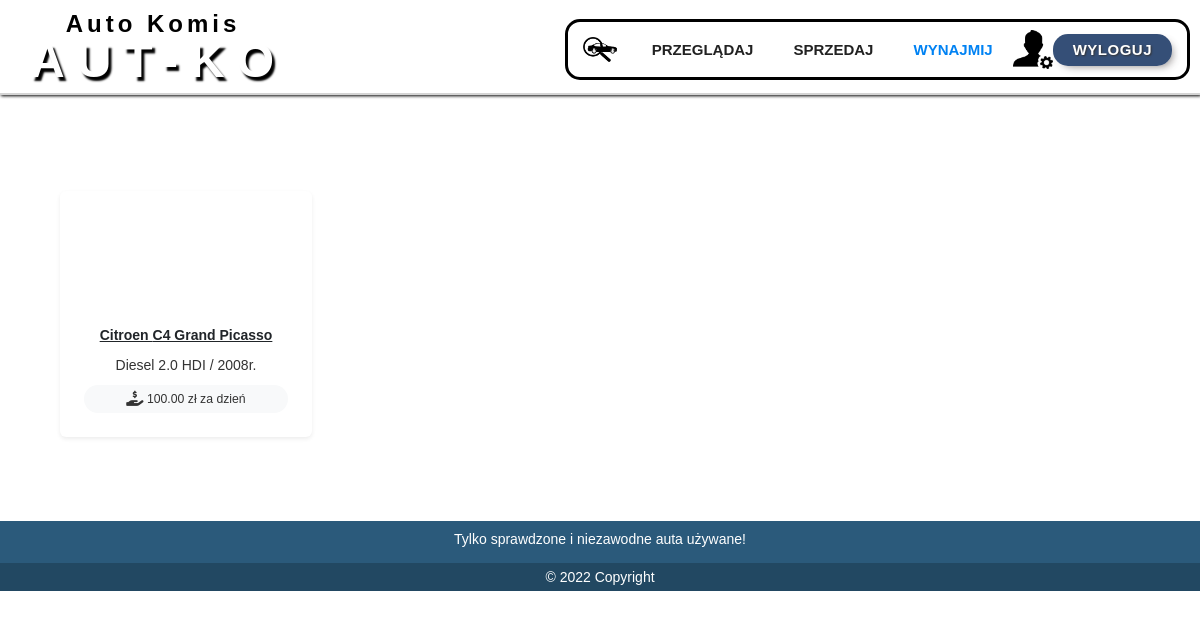
The page /wynajem (signed in) on the database its author committed.
### Komis/models.py (models this page shows, shortened)
class Samochod(models.Model):
    def get_year(self):
        return self.data_produkcji.year
    model = models.CharField(max_length=20)
    marka = models.ForeignKey(Marka, max_length=20, on_delete=models.CASCADE, null=True, blank=True, related_name="model")
    typ = models.CharField(choices=TYP, max_length=50)
    silnik = models.DecimalField(max_digits=3, decimal_places=1)
    kod_silnika = models.CharField(max_length=10, null=True, blank=True)
    foto = models.ImageField(null=True)
    opony = models.CharField(max_length=20)
    skrzynia_biegow = models.CharField(max_length=20, choices=SKRZYNIABIEGOW, default='manualna')
    moc = models.IntegerField()
    numer_rejestracyjny = models.CharField(max_length=20)
    numer_seryjny = models.CharField(max_length=20)
    kolor = models.ForeignKey(Kolor, on_delete=models.CASCADE)
    liczba_drzwi = models.CharField(max_length=3, choices=LICZBADRZWI, default=5)
    cena = models.DecimalField(max_digits=20, decimal_places=2)
    data_produkcji = models.DateField(max_length=100)
    rodzaj = models.CharField(choices=RODZAJ, max_length=50, default='osobowy')
    opis = models.CharField(null=True, max_length=255)
    paliwo = models.CharField(max_length=50, choices=PALIWO, default='benzyna')
    naped = models.CharField(choices=NAPED, null=True, max_length=255, default='przód')
    rezerwacja = models.BooleanField(default=False)
    data_rezerwacji = models.DateTimeField(blank=True, null=True)
    ilosc_dni_rezerwacji = models.PositiveSmallIntegerField(default=7, blank=True, null=True)
    autor = models.ForeignKey(User, default=User, on_delete=models.CASCADE, null=True)
    data_dodania = models.DateTimeField(default=now, blank=True, editable=False)
    czyDoWynajecia = models.BooleanField(default=False)
    czyWynajety = models.BooleanField(default=False)
    data_wynajecia = models.DateTimeField(blank=True, null=True)
    okresWynajecia = models.IntegerField(null=True, blank=True, default=0)
    data_konca_wynajecia = models.DateTimeField(blank=True, null=True)
    kosztWynajmuZaDzien = models.DecimalField(max_digits=20, decimal_places=2, null=True, blank=True, default=0)
    czyWidoczny = models.BooleanField(default=False)
    class Meta:
        verbose_name = "Auto"
        verbose_name_plural = "Auta"

class Marka(models.Model):
    def __str__(self):
        return self.nazwa
    nazwa = models.CharField(max_length=255)
    class Meta:
        verbose_name = "Marka"
        verbose_name_plural = "Marki"

### Komis/views.py (the view)
# urls.py: path('wynajem', carsForRent, name='wynajem'),
@login_required
def carsForRent(request):
    carsVisible = Samochod.objects.all().filter(czyWidoczny=True)
    cars = carsVisible.filter(czyDoWynajecia=True)
    image = Zdjecie.objects.all()
    return render(request, 'carsForRent.html', {
        'cars': cars,
        'image': image,
    })

### Komis/Templates/carsForRent.html (shortened to what this page needs)
{% extends 'base.html' %}
{% load humanize %}
 {% load static %}
{% block css %}
    <link rel="stylesheet" href="{% static 'css/cars.css' %}">
{% endblock %}
{% block content %}
<div class="container-fluid px-lg-5 mt-5 ">
    <div class="row">
            {% for car in cars %}
            {% include "car_gallery.html" %}
            {% endfor %}
    </div>
</div>
{% endblock %}

### Komis/Templates/car_gallery.html (shortened to what this page needs)
{% load humanize %}
      <div class="col-xl-3 col-lg-4 col-md-6 mb-4 mt-5">
        <div class="bg-white rounded shadow-sm text-center">
          <div class="p-4">
            <h5> <a href="/samochod/{{car.id}}/" class="text-dark">{{car.marka}} {{car.model}} </a></h5>
              <p>{{car.paliwo}} {{car.silnik}} {{car.kod_silnika|default_if_none:" "|upper}} / {{car.get_year}}r.</p>
              {% if car.czyDoWynajecia == True %}
                    {% if car.czyWynajety == True %}
                        <tr>
                            <div class=" d-flex align-items-center justify-content-center rounded-pill bg-light px-1 py-1 mt-1">
                            <p class="small mb-0 red"><i class="fa-sharp fa-solid fa-circle-xmark fa-lg"></i><span class="font-weight-bold"> Aktualnie wynajęty.</span></p>
                            </div>
                        </tr>
                    {% else %}
                        <tr>
                            <div class=" d-flex align-items-center justify-content-center rounded-pill bg-light px-1 py-1 mt-1">
                            <p class="small mb-0"><span class="font-weight-bold"> {{ car.kosztWynajmuZaDzien|intcomma }} zł za dzień</span></p>
                            </div>
                        </tr>
                    {% endif %}
                {% else %}
                    <p class="red">{{ car.cena|intcomma }} zł</p>
                        <div class=" d-flex align-items-center justify-content-center rounded-pill bg-light px-1 py-1 mt-1">
                        <p class="small mb-0"><i class="fa fa-light fa-pen fa-lg"></i><span class="font-weight-bold"> {{ car.opis|truncatewords:6 }}</span></p>
                        </div>
                {% endif %}
          </div>
        </div>
      </div>

### Komis/static/css/base.css (style rules this page uses)
* { -webkit-box-sizing:border-box;-moz-box-sizing:border-box;box-sizing:border-box }
html { height:100% }
body { margin:0;min-height:100%;background-color:#fff;font-family:Arial,sans-serif;font-size:14px;line-height:20px;color:#333 }
h1,h2,h3,h4,h5,h6 { font-weight:bold;margin-bottom:10px }
h5 { font-size:14px;line-height:20px;margin-top:10px }
p { margin-top:0;margin-bottom:10px }
.body-3 { height: 100vh; margin-top: 0px; margin-right: 0px; margin-left: 0px; border-radius: 0px; }

### rows shown on the page
Samochod: marka "Citroen", model "C4 Grand Picasso", paliwo "Diesel", silnik "2.0", kod_silnika "HDI", get_year "2008", kosztWynajmuZaDzien "100.00"
